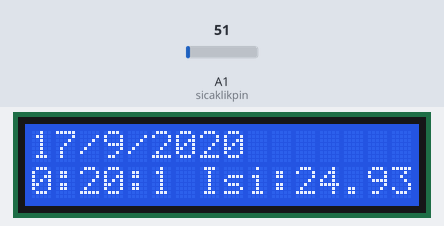
A sketch run on a simulated Arduino Uno, built with avr-gcc and run on an emulated ATmega328P. Shown: 16×2 character LCD. Inputs (shaded band) come from the test bench; at power-on: A1 (sicaklikpin) = 51. The local clock reads 2024-03-15 10:24:30 at power-on unless the sketch sets it.

Above: at 1.2 s.
1.3 s: A1 (sicaklikpin) set to 61
At 2.8 s:
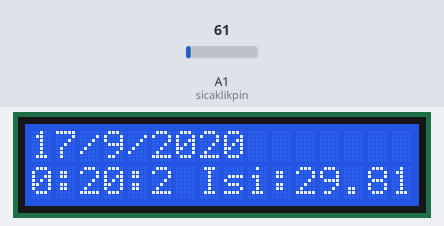
5.4 s: A1 (sicaklikpin) set to 71
At 6.9 s:
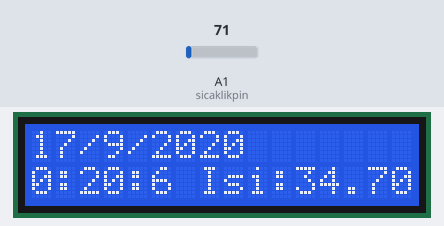
8.6 s: A1 (sicaklikpin) set to 86
At 9.9 s:
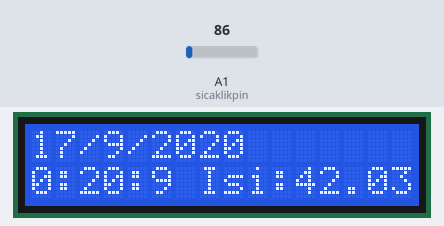
Timing chart, 0 to 11.6 s (numbered marks = the images above; inputs shaded):
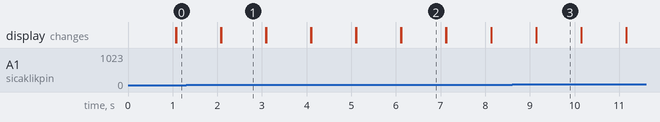

Measured:
- what the display in image 1 shows lasts 1.0 s, from 2.1 s to 3.1 s

The sketch:

48-LCD-RTC-LM35.ino
```cpp
#include <LiquidCrystal.h>
LiquidCrystal lcd(12, 11, 5, 4, 3, 2);

#include <virtuabotixRTC.h>
int CLK_PIN = 6;//6. pini clock pini olarak tanımladık
int DAT_PIN = 7;//7. pini data pini olarak tanımladık
int RST_PIN = 8;//8. pini reset pini olarak tanımladık.
virtuabotixRTC myRTC(CLK_PIN, DAT_PIN, RST_PIN);// Kütüphanemizi pinlere atıyoruz

float sicaklik; //Analog değeri dönüştüreceğimiz sıcaklık
float olculendeger; //Ölçeceğimiz analog değer
int sicaklikpin=1;  //Analog değer girişi

void setup() {
  lcd.begin(16, 2);
  // Set the current date, and time in the following format:
  // seconds, minutes, hours, day of the week, day of the month, month, year
  //myRTC.setDS1302Time(00, 59, 23, 6, 10, 1, 2014);//bu örneğe bakarak yap
  myRTC.setDS1302Time(00, 20, 00, 3, 17, 9, 2020);
  //zamanı bir kere set edip bir daha set etmemek gerekiyor.
}

void loop() {

  myRTC.updateTime();//RTC'den zamanı okuyoruz
  lcd.print(myRTC.dayofmonth);lcd.print("/");lcd.print(myRTC.month);lcd.print("/");lcd.print(myRTC.year);
  lcd.setCursor(0, 1);
  lcd.print(myRTC.hours);lcd.print(":");lcd.print(myRTC.minutes);lcd.print(":");lcd.print(myRTC.seconds);

  olculendeger = analogRead(sicaklikpin); //A1'den değeri alacak
  olculendeger = (olculendeger/1023)*5000;//değeri mV'a dönüştürecek
  sicaklik = olculendeger /10,0; // mV'u sicakliğa dönüştürecek
  lcd.print(" Isi:");lcd.print(sicaklik);

  delay(1000);//1 saniye bekleme.
  lcd.clear();
}
```
